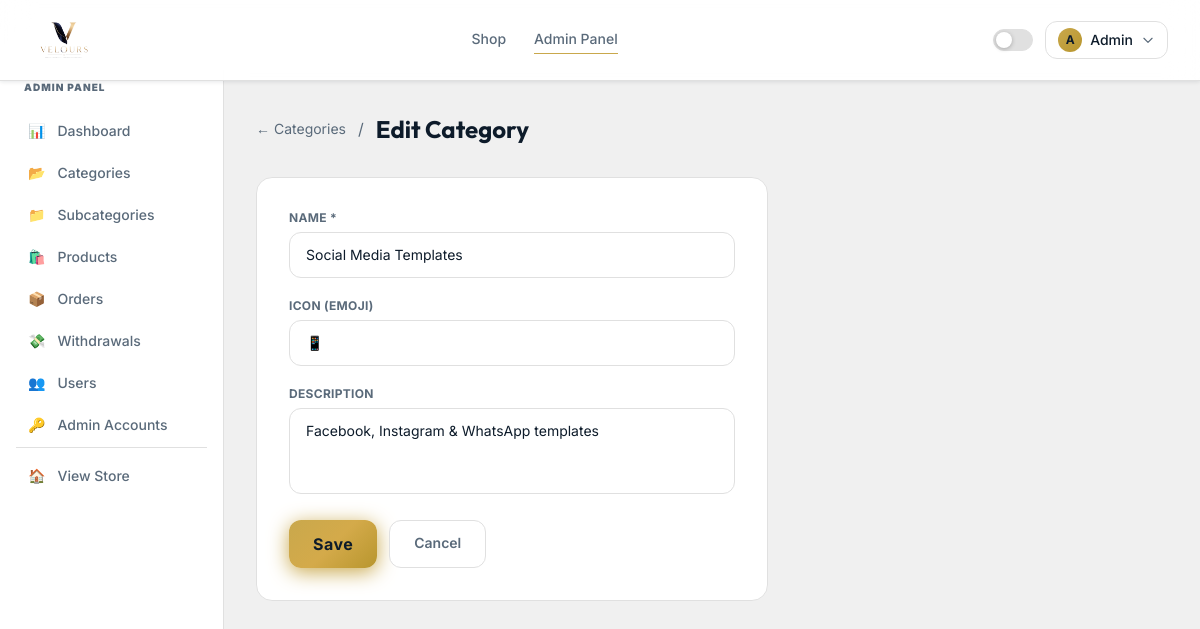
Screenshot of /admin/categories/1/edit (signed in) with the database file from the repository.
### app/models.py (models this page shows, shortened)
class User(UserMixin, db.Model):
    __tablename__ = 'users'
    id = db.Column(db.Integer, primary_key=True)
    name = db.Column(db.String(100), nullable=False)
    email = db.Column(db.String(150), unique=True, nullable=False)
    phone = db.Column(db.String(20), nullable=True)
    password_hash = db.Column(db.String(255), nullable=False)
    is_admin = db.Column(db.Boolean, default=False)
    is_active = db.Column(db.Boolean, default=True)
    referral_code = db.Column(db.String(12), unique=True, nullable=True)
    referral_unlocked = db.Column(db.Boolean, default=False)
    referral_slots_total = db.Column(db.Integer, default=0)
    referral_slots_used = db.Column(db.Integer, default=0)
    referred_by_id = db.Column(db.Integer, db.ForeignKey('users.id'), nullable=True)
    wallet_balance = db.Column(db.Float, default=0.0)
    created_at = db.Column(db.DateTime, default=datetime.utcnow)
    orders = db.relationship('Order', backref='buyer', lazy=True, foreign_keys='Order.user_id')
    commissions = db.relationship('Commission', backref='earner', lazy=True, foreign_keys='Commission.referrer_id')
    referred_users = db.relationship('User', backref=db.backref('referred_by', remote_side=[id]), lazy=True)

class Category(db.Model):
    __tablename__ = 'categories'
    id = db.Column(db.Integer, primary_key=True)
    name = db.Column(db.String(100), nullable=False)
    slug = db.Column(db.String(100), unique=True, nullable=False)
    description = db.Column(db.Text, nullable=True)
    icon = db.Column(db.String(10), default='📦')
    cover_image = db.Column(db.String(300), nullable=True)  # folder cover image
    created_at = db.Column(db.DateTime, default=datetime.utcnow)
    subcategories = db.relationship('Subcategory', backref='category', lazy=True, cascade='all, delete-orphan')
    products = db.relationship('Product', backref='category', lazy=True)
    @property
    def cover(self):
        """Returns cover image or first subcategory cover or first product image"""
        if self.cover_image:
            return self.cover_image
        for sub in self.subcategories:
            if sub.cover_image:
                return sub.cover_image
            for p in sub.products:
                if p.preview_image:
                    return p.preview_image
        for p in self.products:
            if p.preview_image:
                return p.preview_image
        return None

### app/blueprints/admin.py (the view, shortened to what this page needs)
@admin_bp.route('/categories/<int:id>/edit', methods=['GET', 'POST'])
@admin_required
def edit_category(id):
    cat = Category.query.get_or_404(id)
    return render_template('admin/category_form.html', category=cat)

### app/blueprints/admin.py (called while the page is built)
def admin_required(f):
    @wraps(f)
    @login_required
    def decorated(*args, **kwargs):
        if not current_user.is_admin:
            flash('Admin access required.', 'error')
            return redirect(url_for('store.index'))
        return f(*args, **kwargs)
    return decorated

### app/templates/admin/category_form.html (shortened to what this page needs)
{% extends 'admin/base_admin.html' %}
{% block admin_content %}
<div class="max-w-lg fade-in">
  <div class="flex items-center gap-3 mb-8">
    <a href="{{ url_for('admin.categories') }}" class="text-muted hover:text-gold-500 text-sm">← Categories</a>
    <span class="text-muted">/</span>
    <h1 class="font-display text-2xl font-bold" style="color:var(--text-primary)">{% if category %}Edit{% else %}New{% endif %} Category</h1>
  </div>
  <div class="card rounded-2xl p-8">
    <form method="POST" class="space-y-5">
      <div>
        <label class="text-xs font-bold text-muted uppercase tracking-wide block mb-1.5">Name *</label>
        <input type="text" name="name" required value="{{ category.name if category else '' }}"
               placeholder="e.g. Social Media Templates"
               class="w-full card px-4 py-3 rounded-xl text-sm focus:outline-none focus:border-gold-500"
               style="color:var(--text-primary)"/>
      </div>
      <div>
        <label class="text-xs font-bold text-muted uppercase tracking-wide block mb-1.5">Icon (emoji)</label>
        <input type="text" name="icon" value="{{ category.icon if category else '📦' }}"
               class="w-full card px-4 py-3 rounded-xl text-sm focus:outline-none focus:border-gold-500 text-2xl"
               style="color:var(--text-primary)"/>
      </div>
      <div>
        <label class="text-xs font-bold text-muted uppercase tracking-wide block mb-1.5">Description</label>
        <textarea name="description" rows="3" placeholder="Brief description..."
                  class="w-full card px-4 py-3 rounded-xl text-sm focus:outline-none focus:border-gold-500 resize-none"
                  style="color:var(--text-primary)">{{ category.description if category else '' }}</textarea>
      </div>
      <div class="flex gap-3">
        <button type="submit" class="btn-gold px-6 py-3 rounded-xl font-bold shadow-gold">
          {% if category %}Save{% else %}Create{% endif %}
        </button>
        <a href="{{ url_for('admin.categories') }}"
           class="card px-6 py-3 rounded-xl text-sm font-semibold text-muted hover:text-gold-500 transition-colors">Cancel</a>
      </div>
    </form>
  </div>
</div>
{% endblock %}

### app/templates/base.html (shortened to what this page needs)
<!DOCTYPE html>
<html lang="en" id="html-root" class="scroll-smooth">
<head>
  <script src="https://cdn.tailwindcss.com"></script>
</head>
<body>
<nav class="nav-bg sticky top-0 z-50 border-b border-themed">
  <div class="max-w-7xl mx-auto px-4 sm:px-6 lg:px-8">
    <div class="flex items-center justify-between h-20">
      <a href="{{ url_for('store.index') }}" class="flex items-center gap-2.5 group">
        <img src="{{ url_for('static', filename='img/logo.png') }}"
             alt="{{ APP_NAME }}"
             class="h-16 w-auto object-contain"
             onerror="this.style.display='none'; this.nextElementSibling.style.display='flex'"/>
      </a>
      <div class="hidden md:flex items-center gap-7">
        <a href="{{ url_for('store.shop') }}"
           class="nav-link text-sm font-medium text-muted hover:text-accent transition-colors pb-0.5
           {% if request.endpoint == 'store.shop' %}active{% endif %}">Shop</a>
        {% if current_user.is_authenticated %}
          {% if current_user.is_admin %}
          <a href="{{ url_for('admin.dashboard') }}"
             class="nav-link text-sm font-medium text-muted hover:text-accent transition-colors pb-0.5
             {% if request.endpoint and 'admin' in request.endpoint %}active{% endif %}">Admin Panel</a>
          {% else %}
          <a href="{{ url_for('dashboard.index') }}"
             class="nav-link text-sm font-medium text-muted hover:text-accent transition-colors pb-0.5
             {% if request.endpoint == 'dashboard.index' %}active{% endif %}">Dashboard</a>
          {% endif %}
        {% endif %}
      </div>
      <div class="flex items-center gap-3">
        <div id="theme-toggle" class="theme-pill" onclick="toggleTheme()" title="Toggle theme">
          <div class="theme-pill-dot"></div>
        </div>
        {% if current_user.is_authenticated %}
        <div class="relative" x-data="{ open:false }">
          <button @click="open=!open"
                  class="flex items-center gap-2 px-3 py-1.5 rounded-xl border border-themed hover:border-gold-400 transition-all"
                  style="border-color:var(--border)">
            <div class="w-6 h-6 rounded-full flex items-center justify-center"
                 style="background:linear-gradient(135deg,#C9A84C,#B8962E)">
              <span class="text-navy font-bold text-xs">{{ current_user.name[0].upper() }}</span>
            </div>
            <span class="text-sm font-medium hidden sm:block" style="color:var(--text-primary)">
              {{ current_user.name.split()[0] }}
            </span>
            <svg class="w-3.5 h-3.5 text-muted" fill="none" stroke="currentColor" viewBox="0 0 24 24">
              <path stroke-linecap="round" stroke-linejoin="round" stroke-width="2" d="M19 9l-7 7-7-7"/>
            </svg>
          </button>
        </div>
        {% else %}
        <a href="{{ url_for('auth.login') }}"
           class="text-sm font-medium text-muted hover:text-accent transition-colors">Sign in</a>
        <a href="{{ url_for('auth.register') }}"
           class="btn-gold px-4 py-2 rounded-xl text-sm">Join Free</a>
        {% endif %}
      </div>
    </div>
  </div>
</nav>
<main>{% block content %}{% endblock %}</main>
</body>
</html>

### app/templates/base.html (style rules this page uses)
:root { --bg-primary: #f0f0f0; --bg-card: #ffffff; --bg-nav: rgba(255,255,255,0.94); --border: #e0e0e0; --text-primary: #0D1B2A; --text-muted: #5a6a7a; --gold: #C9A84C; --gold-hover: #B8962E; --gold-glow: rgba(201,168,76,0.22); --nav-shadow: 0 1px 4px rgba(13,27,42,0.10); }
body { background-color: var(--bg-primary); color: var(--text-primary); font-family: 'Inter', sans-serif; transition: background-color 0.3s ease, color 0.3s ease; }
.card { background: var(--bg-card); border: 1px solid var(--border); }
.text-muted { color: var(--text-muted); }
.nav-bg { background: var(--bg-nav); box-shadow: var(--nav-shadow); backdrop-filter: blur(16px); -webkit-backdrop-filter: blur(16px); }
.border-themed { border-color: var(--border); }
.btn-gold { background: linear-gradient(135deg, #C9A84C 0%, #d4aa4a 50%, #B8962E 100%); color: #0D1B2A; font-weight: 600; letter-spacing: 0.03em; transition: all 0.25s ease; box-shadow: 0 2px 12px rgba(201,168,76,0.25); }
.fade-in { animation: fadeUp 0.38s cubic-bezier(0.22,1,0.36,1) both; }
.nav-link { position: relative; }
.nav-link::after { content:''; position:absolute; bottom:-3px; left:0; right:0; height:1.5px; background:var(--gold); transform:scaleX(0); transition:transform 0.2s ease; transform-origin:center; }
.nav-link:hover::after, .nav-link.active::after { transform:scaleX(1); }
.theme-pill { width:40px; height:22px; background:var(--border); border-radius:11px; position:relative; cursor:pointer; transition:background 0.3s; border:1px solid var(--border); }
.theme-pill-dot { width:16px; height:16px; background:#fff; border-radius:50%; position:absolute; top:2px; left:2px; transition:transform 0.3s; box-shadow:0 1px 4px rgba(0,0,0,0.25); }

### rows the page displays
User: name "A", name "Admin"
Category: name "Social Media Templates", icon "📱", description "Facebook, Instagram & WhatsApp templates"

### other values shown
{{ icon }} "📊" "📂" "📁" "🛍️" "📦" "💸" "👥" "🔑"
{{ label }} "Dashboard" "Categories" "Subcategories" "Products" "Orders" "Withdrawals" "Users" "Admin Accounts"
